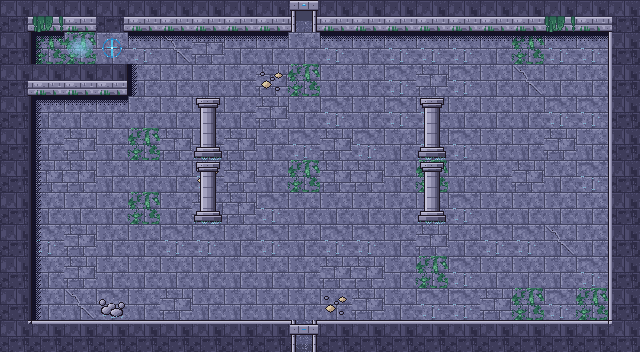

Rendered tile map (Tiled .tmx) drawn with the repository's tilesets; below, a short description and the full map source, tile grids included:
An orthogonal 20x11 tile map with 32x32 px tiles, 4 tile layers (Sol, Decor, Murs, Dessus) and 14 objects (3x Porte, 3x Torche, 2x Sortie, 2x Spawn, 2x Ennemi, ...).

<map version="1.10" tiledversion="1.12.2" orientation="orthogonal" renderorder="right-down" width="20" height="11" tilewidth="32" tileheight="32" infinite="0" nextlayerid="6" nextobjectid="15">
 <properties>
  <property name="carte_x" type="int" value="1" />
  <property name="carte_y" type="int" value="2" />
  <property name="etage" value="rdc" />
  <property name="obscurite" value="penombre" />
 </properties>
 <tileset firstgid="1" source="../tilesets/sanctuaire.tsx" />
 <layer id="1" name="Sol" width="20" height="11">
  <data encoding="csv">
1,1,1,6,1,1,1,2,3,1,1,1,3,1,1,6,2,3,2,1,
3,6,6,145,2,4,3,1,1,1,2,1,2,2,2,1,6,2,2,6,
3,2,2,6,1,1,1,1,3,6,1,1,2,3,2,1,4,1,1,1,
1,1,1,1,1,1,1,1,3,1,2,1,2,2,1,1,1,2,2,1,
1,1,3,1,6,3,1,3,1,2,3,2,1,2,2,1,1,3,1,3,
1,3,3,1,1,1,2,3,1,6,3,3,1,6,1,1,3,1,2,3,
2,1,1,1,6,1,3,3,2,1,1,1,1,1,2,1,1,1,1,6,
2,2,3,1,1,2,2,1,2,1,2,2,1,3,1,2,2,4,1,1,
2,1,3,1,1,1,1,1,1,1,3,3,1,6,2,1,1,1,2,2,
1,1,4,2,1,3,1,1,1,1,1,3,1,2,2,3,6,2,6,6,
2,1,1,2,2,2,4,6,1,2,1,2,6,1,1,1,6,2,3,1
</data>
 </layer>
 <layer id="2" name="Decor" width="20" height="11">
  <data encoding="csv">
0,0,0,0,0,0,0,0,0,0,0,0,0,0,0,0,0,0,0,0,
0,15,127,0,13,13,13,13,13,0,13,13,13,13,13,13,13,13,13,0,
0,0,0,0,14,0,0,0,16,0,0,0,0,0,0,0,0,0,0,0,
0,15,13,13,0,0,0,0,0,0,0,0,0,0,0,0,0,0,0,0,
0,14,0,0,0,0,0,0,0,0,0,0,0,0,0,0,0,0,0,0,
0,14,0,0,0,0,16,0,0,0,0,0,0,0,0,0,0,0,0,0,
0,14,0,0,0,0,0,0,0,0,0,0,0,0,0,0,0,0,0,0,
0,14,0,0,0,0,0,0,0,0,0,0,0,0,0,0,0,0,0,0,
0,14,0,0,0,0,0,0,0,0,0,0,0,0,0,0,0,0,0,0,
0,14,0,128,0,0,0,0,0,0,16,0,0,0,0,0,0,0,0,0,
0,0,0,0,0,0,0,0,0,0,0,0,0,0,0,0,0,0,0,0
</data>
 </layer>
 <layer id="3" name="Murs" width="20" height="11">
  <data encoding="csv">
21,17,17,21,17,17,17,17,17,41,17,17,17,17,17,17,17,17,17,22,
19,0,0,0,0,0,0,0,0,0,0,0,0,0,0,0,0,0,0,20,
21,17,17,28,0,0,0,0,0,0,0,0,0,0,0,0,0,0,0,20,
19,0,0,0,0,0,0,0,0,0,0,0,0,0,0,0,0,0,0,20,
19,0,0,0,0,0,114,0,0,0,0,0,0,114,0,0,0,0,0,20,
19,0,0,0,0,0,0,0,0,0,0,0,0,0,0,0,0,0,0,20,
19,0,0,0,0,0,114,0,0,0,0,0,0,114,0,0,0,0,0,20,
19,0,0,0,0,0,0,0,0,0,0,0,0,0,0,0,0,0,0,20,
19,0,0,0,0,0,0,0,0,0,0,0,0,0,0,0,0,0,0,20,
19,0,0,0,0,0,0,0,0,0,0,0,0,0,0,0,0,0,0,20,
23,18,18,18,18,18,18,18,18,42,18,18,18,18,18,18,18,18,18,24
</data>
 </layer>
 <objectgroup id="4" name="Objets">
  <object id="1" type="Sortie" x="288" y="0" width="32" height="32">
   <properties>
    <property name="cible_carte" value="res://scenes/rooms/donjon3_salle_07_room.tscn" />
    <property name="cible_spawn" value="depuis_sud" />
    <property name="godot_node_type" value="area" />
   </properties>
  </object>
  <object id="2" type="Porte" x="288" y="0" width="32" height="32">
   <properties>
    <property name="id" value="donjon3_porte_04" />
    <property name="type" value="interrupteur" />
   </properties>
  </object>
  <object id="3" type="Sortie" x="288" y="320" width="32" height="32">
   <properties>
    <property name="cible_carte" value="res://scenes/rooms/donjon3_salle_02_room.tscn" />
    <property name="cible_spawn" value="depuis_nord" />
    <property name="godot_node_type" value="area" />
   </properties>
  </object>
  <object id="4" type="Porte" x="288" y="320" width="32" height="32">
   <properties>
    <property name="id" value="donjon3_porte_01" />
    <property name="type" value="cle" />
   </properties>
  </object>
  <object id="5" type="Porte" x="96" y="32" width="32" height="32">
   <properties>
    <property name="id" value="donjon3_porte_06" />
    <property name="type" value="lanterne" />
    <property name="apparence" value="mur_rune" />
   </properties>
  </object>
  <object id="6" type="Spawn" x="304" y="80">
   <properties>
    <property name="id" value="depuis_nord" />
   </properties>
   <point />
  </object>
  <object id="7" type="Spawn" x="304" y="272">
   <properties>
    <property name="id" value="depuis_sud" />
   </properties>
   <point />
  </object>
  <object id="8" type="Torche" x="176" y="112">
   <properties>
    <property name="id" value="donjon3_brasero_04" />
    <property name="etat" value="allumee" />
    <property name="permanente" type="bool" value="true" />
   </properties>
   <point />
  </object>
  <object id="9" type="Torche" x="208" y="272">
   <properties>
    <property name="id" value="donjon3_brasero_05" />
    <property name="etat" value="allumee" />
    <property name="permanente" type="bool" value="true" />
   </properties>
   <point />
  </object>
  <object id="10" type="Torche" x="400" y="272">
   <properties>
    <property name="id" value="donjon3_brasero_06" />
    <property name="etat" value="allumee" />
    <property name="permanente" type="bool" value="true" />
   </properties>
   <point />
  </object>
  <object id="11" type="Interrupteur" x="48" y="48">
   <properties>
    <property name="id" value="donjon3_interrupteur_01" />
    <property name="cible" value="donjon3_porte_04" />
    <property name="mode" value="epee" />
   </properties>
   <point />
  </object>
  <object id="12" type="Ennemi" x="496" y="112">
   <properties>
    <property name="type" value="ombre_noyee" />
    <property name="variante" value="normal" />
   </properties>
   <point />
  </object>
  <object id="13" type="Ennemi" x="144" y="240">
   <properties>
    <property name="type" value="ombre_noyee" />
    <property name="variante" value="normal" />
   </properties>
   <point />
  </object>
  <object id="14" name="indice_ombre" x="256" y="160" width="96" height="64">
   <properties>
    <property name="godot_node_type" value="area" />
   </properties>
  </object>
 </objectgroup>
 <layer id="5" name="Dessus" width="20" height="11">
  <data encoding="csv">
0,119,0,0,0,0,0,0,0,45,0,0,0,0,0,0,0,119,0,0,
0,0,0,0,0,0,0,0,0,0,0,0,0,0,0,0,0,0,0,0,
0,0,0,0,0,0,0,0,0,0,0,0,0,0,0,0,0,0,0,0,
0,0,0,0,0,0,113,0,0,0,0,0,0,113,0,0,0,0,0,0,
0,0,0,0,0,0,0,0,0,0,0,0,0,0,0,0,0,0,0,0,
0,0,0,0,0,0,113,0,0,0,0,0,0,113,0,0,0,0,0,0,
0,0,0,0,0,0,0,0,0,0,0,0,0,0,0,0,0,0,0,0,
0,0,0,0,0,0,0,0,0,0,0,0,0,0,0,0,0,0,0,0,
0,0,0,0,0,0,0,0,0,0,0,0,0,0,0,0,0,0,0,0,
0,0,0,0,0,0,0,0,0,0,0,0,0,0,0,0,0,0,0,0,
0,0,0,0,0,0,0,0,0,46,0,0,0,0,0,0,0,0,0,0
</data>
 </layer>
</map>
